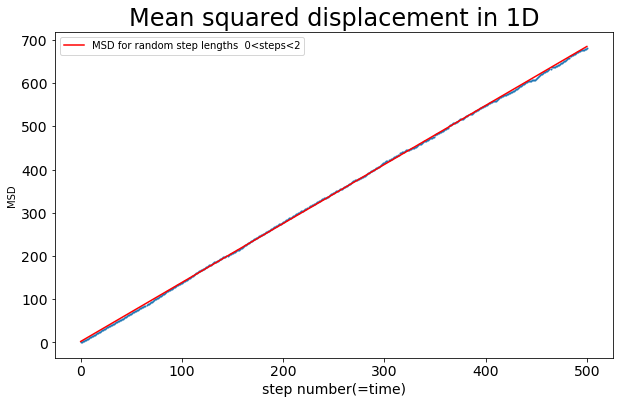

This figure's Python source:
from random import choice
import matplotlib.pyplot as plt
from random import random
import numpy as np
from random import uniform
import pandas as pd
from pandas import Series
from sklearn import linear_model
from scipy import optimize

class randomwalk():
    def __init__(self,u,num_points=500):
        self.num_points=num_points
        self.x=[0]
        self.n=[0]
        self.u=u
    def coffee(self):
        for j in range(self.num_points):
           
            num=random()
            if num < 0.5:
                x_step=uniform(0,2)
            else :
                x_step=uniform(-2,0)
            new_x=self.x[-1]+x_step
            self.x.append(new_x)
            new_n=self.n[-1]+1
            self.n.append(new_n)
    
u=list(range(0,5000))
W=[]
for i in u:
    k=randomwalk(u[i],500)
    k.coffee()
    N=k.n
    X=k.x
    new_X=[value**2 for value in X]
    W.append(new_X)
M=np.mean(W,axis=0)
s=Series(M,index=N)
regr = linear_model.LinearRegression() 
regr.fit(M.reshape(-1,1),N)
a, b = regr.coef_, regr.intercept_ 
print(1/a)
def f_1(x, A, B):  
    return A*x + B  

A1, B1 = optimize.curve_fit(f_1, N, M)[0]  
x1 = np.arange(0, 500, 0.1)  
y1 = A1*x1 + B1  
   


 
plt.figure(figsize=(10, 6))
plt.plot(x1, y1, color="red",label='MSD for random step lengths  0<steps<2') 
plt.scatter(N,M,s=1)
plt.title('Mean squared displacement in 1D',fontsize=24)
plt.xlabel('step number(=time)',fontsize=14)
plt.ylabel('MSD')
plt.tick_params(axis='both', which='major', labelsize=14) 
plt.legend(loc='upper left')
plt.show()
